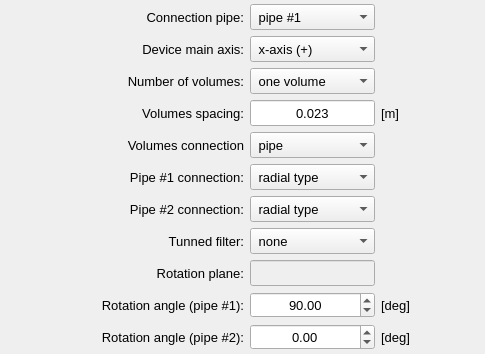
               <widget class="QFrame" name="frame_4">
                <property name="frameShape">
                 <enum>QFrame::NoFrame</enum>
                </property>
                <property name="frameShadow">
                 <enum>QFrame::Raised</enum>
                </property>
                <layout class="QGridLayout" name="gridLayout_4">
                 <property name="leftMargin">
                  <number>4</number>
                 </property>
                 <property name="topMargin">
                  <number>4</number>
                 </property>
                 <property name="rightMargin">
                  <number>4</number>
                 </property>
                 <property name="bottomMargin">
                  <number>4</number>
                 </property>
                 <property name="spacing">
                  <number>6</number>
                 </property>
                 <item row="9" column="2">
                  <widget class="QComboBox" name="comboBox_tunned_filter">
                   <property name="minimumSize">
                    <size>
                     <width>120</width>
                     <height>26</height>
                    </size>
                   </property>
                   <property name="maximumSize">
                    <size>
                     <width>140</width>
                     <height>26</height>
                    </size>
                   </property>
                   <property name="font">
                    <font>
                     <pointsize>10</pointsize>
                    </font>
                   </property>
                   <item>
                    <property name="text">
                     <string> none</string>
                    </property>
                   </item>
                   <item>
                    <property name="text">
                     <string> double-tunned</string>
                    </property>
                   </item>
                   <item>
                    <property name="text">
                     <string> user-defined</string>
                    </property>
                   </item>
                  </widget>
                 </item>
                 <item row="8" column="2">
                  <widget class="QComboBox" name="comboBox_pipe2_connection">
                   <property name="minimumSize">
                    <size>
                     <width>120</width>
                     <height>26</height>
                    </size>
                   </property>
                   <property name="maximumSize">
                    <size>
                     <width>140</width>
                     <height>26</height>
                    </size>
                   </property>
                   <property name="font">
                    <font>
                     <pointsize>10</pointsize>
                    </font>
                   </property>
                   <item>
                    <property name="text">
                     <string> radial type</string>
                    </property>
                   </item>
                   <item>
                    <property name="text">
                     <string> axial type</string>
                    </property>
                   </item>
                  </widget>
                 </item>
                 <item row="0" column="2">
                  <widget class="QComboBox" name="comboBox_connection_pipe">
                   <property name="minimumSize">
                    <size>
                     <width>120</width>
                     <height>26</height>
                    </size>
                   </property>
                   <property name="maximumSize">
                    <size>
                     <width>140</width>
                     <height>26</height>
                    </size>
                   </property>
                   <property name="font">
                    <font>
                     <pointsize>10</pointsize>
                    </font>
                   </property>
                   <item>
                    <property name="text">
                     <string> pipe #1</string>
                    </property>
                   </item>
                   <item>
                    <property name="text">
                     <string> pipe #2</string>
                    </property>
                   </item>
                  </widget>
                 </item>
                 <item row="7" column="1">
                  <widget class="QLabel" name="label_6">
                   <property name="minimumSize">
                    <size>
                     <width>200</width>
                     <height>26</height>
                    </size>
                   </property>
                   <property name="maximumSize">
                    <size>
                     <width>200</width>
                     <height>26</height>
                    </size>
                   </property>
                   <property name="font">
                    <font>
                     <pointsize>10</pointsize>
                    </font>
                   </property>
                   <property name="text">
                    <string>Pipe #1 connection:</string>
                   </property>
                   <property name="alignment">
                    <set>Qt::AlignRight|Qt::AlignTrailing|Qt::AlignVCenter</set>
                   </property>
                  </widget>
                 </item>
                 <item row="4" column="1">
                  <widget class="QLabel" name="label_volumes_spacing">
                   <property name="minimumSize">
                    <size>
                     <width>200</width>
                     <height>26</height>
                    </size>
                   </property>
                   <property name="maximumSize">
                    <size>
                     <width>200</width>
                     <height>26</height>
                    </size>
                   </property>
                   <property name="font">
                    <font>
                     <pointsize>10</pointsize>
                    </font>
                   </property>
                   <property name="text">
                    <string>Volumes spacing:</string>
                   </property>
                   <property name="alignment">
                    <set>Qt::AlignRight|Qt::AlignTrailing|Qt::AlignVCenter</set>
                   </property>
                  </widget>
                 </item>
                 <item row="4" column="2">
                  <widget class="QLineEdit" name="lineEdit_volumes_spacing">
                   <property name="minimumSize">
                    <size>
                     <width>120</width>
                     <height>26</height>
                    </size>
                   </property>
                   <property name="maximumSize">
                    <size>
                     <width>140</width>
                     <height>26</height>
                    </size>
                   </property>
                   <property name="font">
                    <font>
                     <pointsize>10</pointsize>
                    </font>
                   </property>
                   <property name="text">
                    <string>0.023</string>
                   </property>
                   <property name="alignment">
                    <set>Qt::AlignCenter</set>
                   </property>
                  </widget>
                 </item>
                 <item row="3" column="2">
                  <widget class="QComboBox" name="comboBox_number_volumes">
                   <property name="minimumSize">
                    <size>
                     <width>120</width>
                     <height>26</height>
                    </size>
                   </property>
                   <property name="maximumSize">
                    <size>
                     <width>140</width>
                     <height>26</height>
                    </size>
                   </property>
                   <property name="font">
                    <font>
                     <pointsize>10</pointsize>
                    </font>
                   </property>
                   <property name="currentIndex">
                    <number>1</number>
                   </property>
                   <item>
                    <property name="text">
                     <string> two volumes</string>
                    </property>
                   </item>
                   <item>
                    <property name="text">
                     <string> one volume</string>
                    </property>
                   </item>
                  </widget>
                 </item>
                 <item row="1" column="2">
                  <widget class="QComboBox" name="comboBox_main_axis">
                   <property name="minimumSize">
                    <size>
                     <width>120</width>
                     <height>26</height>
                    </size>
                   </property>
                   <property name="maximumSize">
                    <size>
                     <width>140</width>
                     <height>26</height>
                    </size>
                   </property>
                   <property name="font">
                    <font>
                     <pointsize>10</pointsize>
                    </font>
                   </property>
                   <item>
                    <property name="text">
                     <string> x-axis (+)</string>
                    </property>
                   </item>
                   <item>
                    <property name="text">
                     <string> y-axis (+)</string>
                    </property>
                   </item>
                   <item>
                    <property name="text">
                     <string> z-axis (+)</string>
                    </property>
                   </item>
                   <item>
                    <property name="text">
                     <string> x-axis (-)</string>
                    </property>
                   </item>
                   <item>
                    <property name="text">
                     <string> y-axis (-)</string>
                    </property>
                   </item>
                   <item>
                    <property name="text">
                     <string> z-axis (-)</string>
                    </property>
                   </item>
                  </widget>
                 </item>
                 <item row="5" column="2">
                  <widget class="QComboBox" name="comboBox_volumes_connection">
                   <property name="minimumSize">
                    <size>
                     <width>120</width>
                     <height>26</height>
                    </size>
                   </property>
                   <property name="maximumSize">
                    <size>
                     <width>140</width>
                     <height>26</height>
                    </size>
                   </property>
                   <property name="font">
                    <font>
                     <pointsize>10</pointsize>
                    </font>
                   </property>
                   <item>
                    <property name="text">
                     <string> pipe</string>
                    </property>
                   </item>
                   <item>
                    <property name="text">
                     <string> pipe-plate</string>
                    </property>
                   </item>
                   <item>
                    <property name="text">
                     <string> perf. plate</string>
                    </property>
                   </item>
                   <item>
                    <property name="text">
                     <string/>
                    </property>
                   </item>
                  </widget>
                 </item>
                 <item row="3" column="3">
                  <widget class="QLabel" name="label_20">
                   <property name="minimumSize">
                    <size>
                     <width>32</width>
                     <height>26</height>
                    </size>
                   </property>
                   <property name="maximumSize">
                    <size>
                     <width>32</width>
                     <height>26</height>
                    </size>
                   </property>
                   <property name="font">
                    <font>
                     <pointsize>10</pointsize>
                    </font>
                   </property>
                   <property name="text">
                    <string/>
                   </property>
                   <property name="alignment">
                    <set>Qt::AlignLeading|Qt::AlignLeft|Qt::AlignVCenter</set>
                   </property>
                  </widget>
                 </item>
                 <item row="7" column="2">
                  <widget class="QComboBox" name="comboBox_pipe1_connection">
                   <property name="minimumSize">
                    <size>
                     <width>120</width>
                     <height>26</height>
                    </size>
                   </property>
                   <property name="maximumSize">
                    <size>
                     <width>140</width>
                     <height>26</height>
                    </size>
                   </property>
                   <property name="font">
                    <font>
                     <pointsize>10</pointsize>
                    </font>
                   </property>
                   <item>
                    <property name="text">
                     <string> radial type</string>
                    </property>
                   </item>
                   <item>
                    <property name="text">
                     <string> axial type</string>
                    </property>
                   </item>
                  </widget>
                 </item>
                 <item row="8" column="1">
                  <widget class="QLabel" name="label_7">
                   <property name="minimumSize">
                    <size>
                     <width>200</width>
                     <height>26</height>
                    </size>
                   </property>
                   <property name="maximumSize">
                    <size>
                     <width>200</width>
                     <height>26</height>
                    </size>
                   </property>
                   <property name="font">
                    <font>
                     <pointsize>10</pointsize>
                    </font>
                   </property>
                   <property name="text">
                    <string>Pipe #2 connection:</string>
                   </property>
                   <property name="alignment">
                    <set>Qt::AlignRight|Qt::AlignTrailing|Qt::AlignVCenter</set>
                   </property>
                  </widget>
                 </item>
                 <item row="3" column="1">
                  <widget class="QLabel" name="label_2">
                   <property name="minimumSize">
                    <size>
                     <width>200</width>
                     <height>26</height>
                    </size>
                   </property>
                   <property name="maximumSize">
                    <size>
                     <width>200</width>
                     <height>26</height>
                    </size>
                   </property>
                   <property name="font">
                    <font>
                     <pointsize>10</pointsize>
                    </font>
                   </property>
                   <property name="text">
                    <string>Number of volumes:</string>
                   </property>
                   <property name="alignment">
                    <set>Qt::AlignRight|Qt::AlignTrailing|Qt::AlignVCenter</set>
                   </property>
                  </widget>
                 </item>
                 <item row="5" column="1">
                  <widget class="QLabel" name="label_volumes_connection">
                   <property name="minimumSize">
                    <size>
                     <width>200</width>
                     <height>26</height>
                    </size>
                   </property>
                   <property name="maximumSize">
                    <size>
                     <width>200</width>
                     <height>26</height>
                    </size>
                   </property>
                   <property name="font">
                    <font>
                     <pointsize>10</pointsize>
                    </font>
                   </property>
                   <property name="text">
                    <string>Volumes connection</string>
                   </property>
                   <property name="alignment">
                    <set>Qt::AlignRight|Qt::AlignTrailing|Qt::AlignVCenter</set>
                   </property>
                  </widget>
                 </item>
                 <item row="4" column="3">
                  <widget class="QLabel" name="label_volumes_spacing_unit">
                   <property name="minimumSize">
                    <size>
                     <width>60</width>
                     <height>26</height>
                    </size>
                   </property>
                   <property name="maximumSize">
                    <size>
                     <width>60</width>
                     <height>26</height>
                    </size>
                   </property>
                   <property name="font">
                    <font>
                     <pointsize>10</pointsize>
                    </font>
                   </property>
                   <property name="text">
                    <string>[m]</string>
                   </property>
                   <property name="alignment">
                    <set>Qt::AlignLeading|Qt::AlignLeft|Qt::AlignVCenter</set>
                   </property>
                  </widget>
                 </item>
                 <item row="1" column="1">
                  <widget class="QLabel" name="label_5">
                   <property name="minimumSize">
                    <size>
                     <width>200</width>
                     <height>26</height>
                    </size>
                   </property>
                   <property name="maximumSize">
                    <size>
                     <width>200</width>
                     <height>26</height>
                    </size>
                   </property>
                   <property name="font">
                    <font>
                     <pointsize>10</pointsize>
                    </font>
                   </property>
                   <property name="text">
                    <string>Device main axis:</string>
                   </property>
                   <property name="alignment">
                    <set>Qt::AlignRight|Qt::AlignTrailing|Qt::AlignVCenter</set>
                   </property>
                  </widget>
                 </item>
                 <item row="9" column="1">
                  <widget class="QLabel" name="label_tunned_filter">
                   <property name="minimumSize">
                    <size>
                     <width>200</width>
                     <height>26</height>
                    </size>
                   </property>
                   <property name="maximumSize">
                    <size>
                     <width>200</width>
                     <height>26</height>
                    </size>
                   </property>
                   <property name="font">
                    <font>
                     <pointsize>10</pointsize>
                    </font>
                   </property>
                   <property name="text">
                    <string>Tunned filter:</string>
                   </property>
                   <property name="alignment">
                    <set>Qt::AlignRight|Qt::AlignTrailing|Qt::AlignVCenter</set>
                   </property>
                  </widget>
                 </item>
                 <item row="4" column="4">
                  <spacer name="horizontalSpacer_4">
                   <property name="orientation">
                    <enum>Qt::Horizontal</enum>
                   </property>
                   <property name="sizeHint" stdset="0">
                    <size>
                     <width>40</width>
                     <height>20</height>
                    </size>
                   </property>
                  </spacer>
                 </item>
                 <item row="4" column="0">
                  <spacer name="horizontalSpacer_3">
                   <property name="orientation">
                    <enum>Qt::Horizontal</enum>
                   </property>
                   <property name="sizeHint" stdset="0">
                    <size>
                     <width>40</width>
                     <height>20</height>
                    </size>
                   </property>
                  </spacer>
                 </item>
                 <item row="0" column="1">
                  <widget class="QLabel" name="label_4">
                   <property name="minimumSize">
                    <size>
                     <width>200</width>
                     <height>26</height>
                    </size>
                   </property>
                   <property name="maximumSize">
                    <size>
                     <width>200</width>
                     <height>26</height>
                    </size>
                   </property>
                   <property name="font">
                    <font>
                     <pointsize>10</pointsize>
                    </font>
                   </property>
                   <property name="text">
                    <string>Connection pipe:</string>
                   </property>
                   <property name="alignment">
                    <set>Qt::AlignRight|Qt::AlignTrailing|Qt::AlignVCenter</set>
                   </property>
                  </widget>
                 </item>
                 <item row="10" column="1">
                  <widget class="QLabel" name="label_rotation_plane">
                   <property name="minimumSize">
                    <size>
                     <width>200</width>
                     <height>26</height>
                    </size>
                   </property>
                   <property name="maximumSize">
                    <size>
                     <width>200</width>
                     <height>26</height>
                    </size>
                   </property>
                   <property name="font">
                    <font>
                     <pointsize>10</pointsize>
                    </font>
                   </property>
                   <property name="text">
                    <string>Rotation plane:</string>
                   </property>
                   <property name="alignment">
                    <set>Qt::AlignRight|Qt::AlignTrailing|Qt::AlignVCenter</set>
                   </property>
                  </widget>
                 </item>
                 <item row="12" column="1">
                  <widget class="QLabel" name="label_rotation_angle_pipe2">
                   <property name="minimumSize">
                    <size>
                     <width>200</width>
                     <height>26</height>
                    </size>
                   </property>
                   <property name="maximumSize">
                    <size>
                     <width>200</width>
                     <height>26</height>
                    </size>
                   </property>
                   <property name="font">
                    <font>
                     <pointsize>10</pointsize>
                    </font>
                   </property>
                   <property name="text">
                    <string>Rotation angle (pipe #2):</string>
                   </property>
                   <property name="alignment">
                    <set>Qt::AlignRight|Qt::AlignTrailing|Qt::AlignVCenter</set>
                   </property>
                  </widget>
                 </item>
                 <item row="11" column="3">
                  <widget class="QLabel" name="label_rotation_angle_pipe1_unit">
                   <property name="minimumSize">
                    <size>
                     <width>60</width>
                     <height>26</height>
                    </size>
                   </property>
                   <property name="maximumSize">
                    <size>
                     <width>60</width>
                     <height>26</height>
                    </size>
                   </property>
                   <property name="font">
                    <font>
                     <pointsize>10</pointsize>
                    </font>
                   </property>
                   <property name="text">
                    <string>[deg]</string>
                   </property>
                   <property name="alignment">
                    <set>Qt::AlignLeading|Qt::AlignLeft|Qt::AlignVCenter</set>
                   </property>
                  </widget>
                 </item>
                 <item row="11" column="2">
                  <widget class="QDoubleSpinBox" name="spinBox_pipe1_rotation_angle">
                   <property name="minimumSize">
                    <size>
                     <width>120</width>
                     <height>26</height>
                    </size>
                   </property>
                   <property name="maximumSize">
                    <size>
                     <width>140</width>
                     <height>26</height>
                    </size>
                   </property>
                   <property name="font">
                    <font>
                     <pointsize>10</pointsize>
                    </font>
                   </property>
                   <property name="alignment">
                    <set>Qt::AlignCenter</set>
                   </property>
                   <property name="minimum">
                    <double>-180.000000000000000</double>
                   </property>
                   <property name="maximum">
                    <double>180.000000000000000</double>
                   </property>
                   <property name="value">
                    <double>90.000000000000000</double>
                   </property>
                  </widget>
                 </item>
                 <item row="12" column="2">
                  <widget class="QDoubleSpinBox" name="spinBox_pipe2_rotation_angle">
                   <property name="minimumSize">
                    <size>
                     <width>120</width>
                     <height>26</height>
                    </size>
                   </property>
                   <property name="maximumSize">
                    <size>
                     <width>140</width>
                     <height>26</height>
                    </size>
                   </property>
                   <property name="font">
                    <font>
                     <pointsize>10</pointsize>
                    </font>
                   </property>
                   <property name="alignment">
                    <set>Qt::AlignCenter</set>
                   </property>
                   <property name="minimum">
                    <double>-180.000000000000000</double>
                   </property>
                   <property name="maximum">
                    <double>180.000000000000000</double>
                   </property>
                   <property name="value">
                    <double>0.000000000000000</double>
                   </property>
                  </widget>
                 </item>
                 <item row="11" column="1">
                  <widget class="QLabel" name="label_rotation_angle_pipe1">
                   <property name="minimumSize">
                    <size>
                     <width>200</width>
                     <height>26</height>
                    </size>
                   </property>
                   <property name="maximumSize">
                    <size>
                     <width>200</width>
                     <height>26</height>
                    </size>
                   </property>
                   <property name="font">
                    <font>
                     <pointsize>10</pointsize>
                    </font>
                   </property>
                   <property name="text">
                    <string>Rotation angle (pipe #1):</string>
                   </property>
                   <property name="alignment">
                    <set>Qt::AlignRight|Qt::AlignTrailing|Qt::AlignVCenter</set>
                   </property>
                  </widget>
                 </item>
                 <item row="12" column="3">
                  <widget class="QLabel" name="label_rotation_angle_pipe2_unit">
                   <property name="minimumSize">
                    <size>
                     <width>60</width>
                     <height>26</height>
                    </size>
                   </property>
                   <property name="maximumSize">
                    <size>
                     <width>60</width>
                     <height>26</height>
                    </size>
                   </property>
                   <property name="font">
                    <font>
                     <pointsize>10</pointsize>
                    </font>
                   </property>
                   <property name="text">
                    <string>[deg]</string>
                   </property>
                   <property name="alignment">
                    <set>Qt::AlignLeading|Qt::AlignLeft|Qt::AlignVCenter</set>
                   </property>
                  </widget>
                 </item>
                 <item row="10" column="2">
                  <widget class="QLineEdit" name="lineEdit_rotation_plane">
                   <property name="enabled">
                    <bool>false</bool>
                   </property>
                   <property name="minimumSize">
                    <size>
                     <width>120</width>
                     <height>26</height>
                    </size>
                   </property>
                   <property name="maximumSize">
                    <size>
                     <width>140</width>
                     <height>26</height>
                    </size>
                   </property>
                   <property name="font">
                    <font>
                     <pointsize>10</pointsize>
                    </font>
                   </property>
                   <property name="toolTip">
                    <string>&lt;html&gt;&lt;head/&gt;&lt;body&gt;&lt;p&gt;Orthogonal plane to the main axis&lt;/p&gt;&lt;/body&gt;&lt;/html&gt;</string>
                   </property>
                   <property name="text">
                    <string/>
                   </property>
                   <property name="alignment">
                    <set>Qt::AlignCenter</set>
                   </property>
                  </widget>
                 </item>
                </layout>
               </widget>
